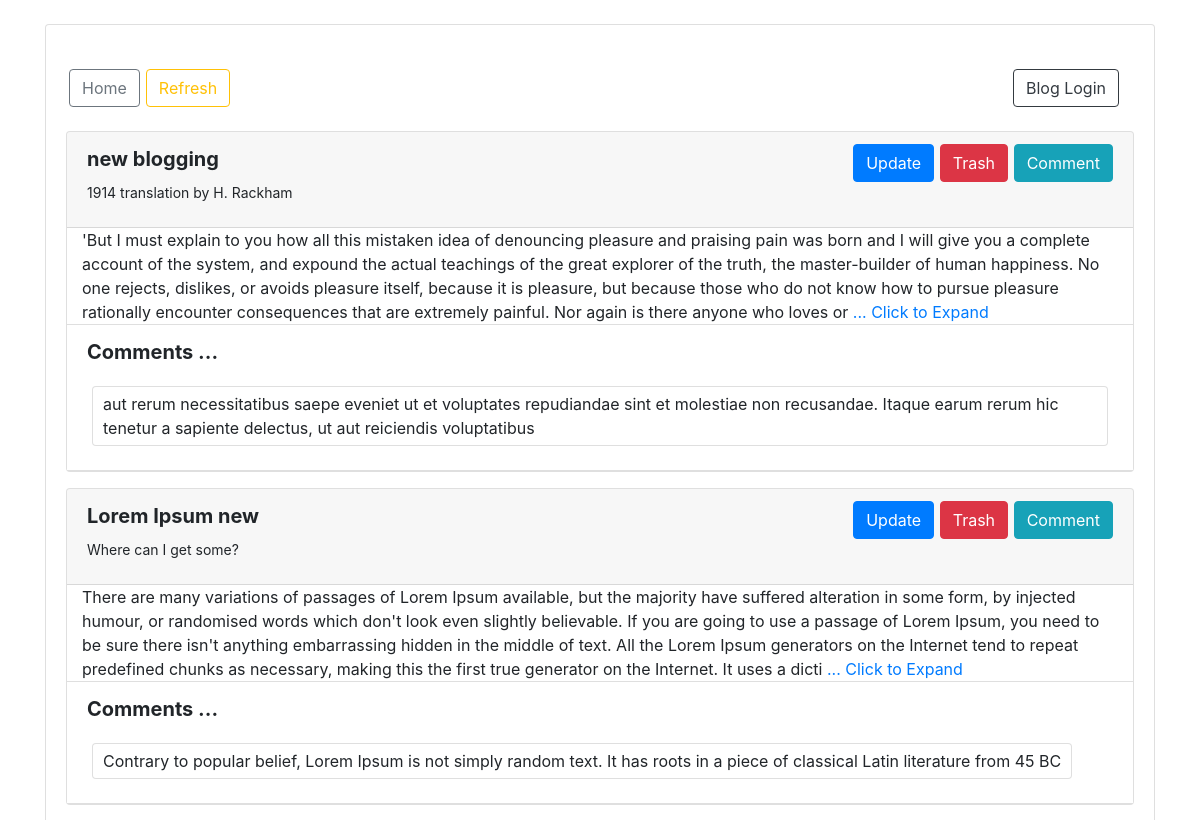
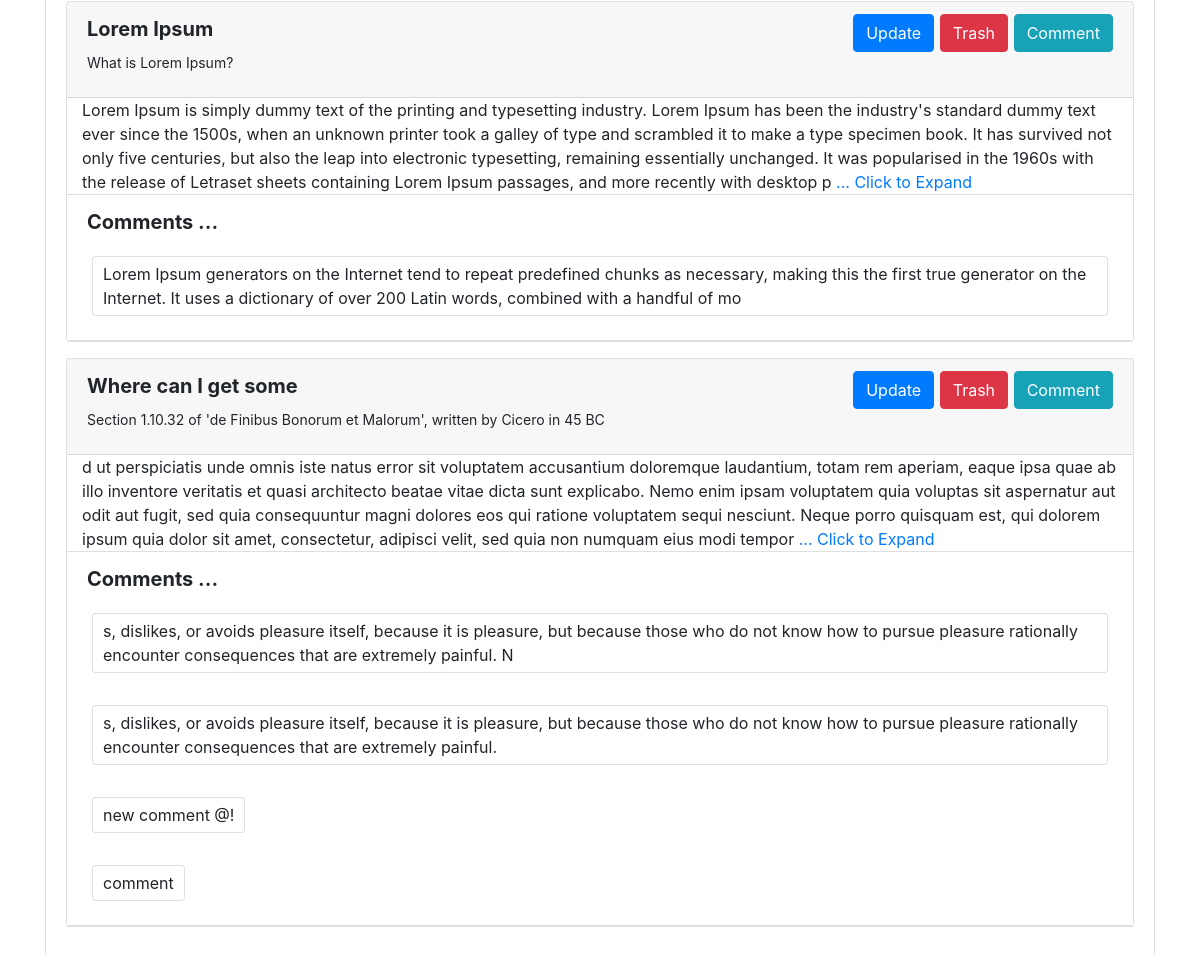
The page / on the database its author committed (2 pictures, top to bottom).
### tables this page shows
CREATE TABLE blogs(id INTEGER PRIMARY KEY AUTOINCREMENT,title TEXT, subtitle TEXT, post TEXT);

CREATE TABLE comments(id INTEGER PRIMARY KEY AUTOINCREMENT,title TEXT, comment TEXT);

### app.py (the view)
@app.route('/', methods=['GET', 'POST'])
def rootAction():
  db = sqlite3.connect('blogger.db')
  cursor = db.cursor()
  cursor.execute('SELECT * FROM blogs ORDER BY id DESC')
  posts = cursor.fetchall()
  cursor.execute('SELECT * FROM comments ORDER BY id ASC')
  comments = cursor.fetchall()
  db.close()
  return render_template('postLoader.html', posts=posts, comments=comments)

### templates/postLoader.html
{% extends 'baseDesign.html' %}
{% block body %}
<div class="container">
  <div class="row">
    <div class="col">
      <div class="card mt-4">
        <div class="card-body" style="margin: 8px 0px; font-size: 20px;">
        <div class="row" style="margin: 8px 0px; font-size: 20px;">
          <a class="btn btn-outline-secondary" href="/" style="margin: 8px 3px;">Home</a>
          <a class="btn btn-outline-warning" href="/refreshPost " style="margin: 8px 3px;">Refresh</a>
          <div class="col text-right">
            <a class="btn btn-outline-dark text-left" href="/login" style="margin: 8px 0px;">Blog Login</a>
          </div>
        </div>
          {% for post in posts %}
            <div class="card mt-3">
              <div class="card-header">
                <div class="row">
                  <div class="col"><strong>{{post[1]}}</strong></div>
                  <div class="col text-right">
                    <a class="btn btn-primary" href="/edit?title={{post[1]}}&subtitle={{post[2]}}&post={{post[3]}}&_id={{post[0]}} " >Update</a>
                    <a class="btn btn-danger" href=" /trashPost/{{post[0]}} ">Trash</a>
                    <a class="btn btn-info" href="/comment/{{post[1]}} ">Comment</a>
                  </div>
                </div>
                <div class="row">
                  <div class="card-title" style="padding: 0px 15px; font-size: 14px;">
                    {{post[2]}}
                  </div>
                </div>
              </div>
              <div class="card-body" style="padding: 0px 15px; font-size: 16px;">
                {{post[3][0:500]}}
                <a href="/post/{{post[0]}}">... Click to Expand</a>
              </div>
              <div class="row">
                <div class="col">
                  <div class="card-footer" style="background-color: #fff;">
                    <strong>Comments ...</strong>
                  </div>
                </div>
              </div>
              {% for comment in comments %}
                {% if post[1]==comment[1] %}
                  <div class="row" style="margin-top: -17px;">
                    <div class="col">
                      <div class="card-header" style="background-color: #fff;">
                        <div class="row" style="padding: 7px 15px; font-size: 16px;">
                          <div class="card mt-8" style="background-color: #fff; padding: 5px 10px; margin: 5px 5px;">
                            {{ comment[2] }}
                          </div>
                        </div>
                      </div>
                    </div>
                  </div>
                {% else %}
                  {{ super() }}
                {% endif %}
              {% endfor %}
            </div>
          {% endfor %}
        </div>
      </div>
    </div>
  </div>
</div>
{% endblock %}

### templates/baseDesign.html (shortened to what this page needs)
<!DOCTYPE html>
<html>
  <head>
    <link rel="stylesheet" href="https://stackpath.bootstrapcdn.com/bootstrap/4.5.2/css/bootstrap.min.css">
    <link rel="stylesheet" src="templates/style.css">
  </head>
  <body>
    {% block body %}{% endblock %}
  </body>
</html>

### rows shown on the page
blogs: title "new blogging", subtitle "1914 translation by H. Rackham", post "'But I must explain to you how all this mistaken idea of denouncing pleasure and praising pain was born and I will give you a complete account of the system, and expound the actual teachings of the great explorer of the truth, the master-builder of human happiness. No one rejects, dislikes, or avoids pleasure itself, because it is pleasure, but because those who do not know how to pursue pleasure rationally encounter consequences that are extremely painful. Nor again is there anyone who loves or"
comments: comment "aut rerum necessitatibus saepe eveniet ut et voluptates repudiandae sint et molestiae non recusandae. Itaque earum rerum hic tenetur a sapiente delectus, ut aut reiciendis voluptatibus"
blogs: title "Lorem Ipsum new", subtitle "Where can I get some?", post "There are many variations of passages of Lorem Ipsum available, but the majority have suffered alteration in some form, by injected humour, or randomised words which don't look even slightly believable. If you are going to use a passage of Lorem Ipsum, you need to be sure there isn't anything embarrassing hidden in the middle of text. All the Lorem Ipsum generators on the Internet tend to repeat predefined chunks as necessary, making this the first true generator on the Internet. It uses a dicti"
comments: comment "Contrary to popular belief, Lorem Ipsum is not simply random text. It has roots in a piece of classical Latin literature from 45 BC"
blogs: title "Lorem Ipsum", subtitle "What is Lorem Ipsum?", post "Lorem Ipsum is simply dummy text of the printing and typesetting industry. Lorem Ipsum has been the industry's standard dummy text ever since the 1500s, when an unknown printer took a galley of type and scrambled it to make a type specimen book. It has survived not only five centuries, but also the leap into electronic typesetting, remaining essentially unchanged. It was popularised in the 1960s with the release of Letraset sheets containing Lorem Ipsum passages, and more recently with desktop p"
comments: comment "Lorem Ipsum generators on the Internet tend to repeat predefined chunks as necessary, making this the first true generator on the Internet. It uses a dictionary of over 200 Latin words, combined with a handful of mo"
blogs: title "Where can I get some", subtitle "Section 1.10.32 of 'de Finibus Bonorum et Malorum', written by Cicero in 45 BC", post "d ut perspiciatis unde omnis iste natus error sit voluptatem accusantium doloremque laudantium, totam rem aperiam, eaque ipsa quae ab illo inventore veritatis et quasi architecto beatae vitae dicta sunt explicabo. Nemo enim ipsam voluptatem quia voluptas sit aspernatur aut odit aut fugit, sed quia consequuntur magni dolores eos qui ratione voluptatem sequi nesciunt. Neque porro quisquam est, qui dolorem ipsum quia dolor sit amet, consectetur, adipisci velit, sed quia non numquam eius modi tempor"
comments: comment "s, dislikes, or avoids pleasure itself, because it is pleasure, but because those who do not know how to pursue pleasure rationally encounter consequences that are extremely painful. N"
comments: comment "s, dislikes, or avoids pleasure itself, because it is pleasure, but because those who do not know how to pursue pleasure rationally encounter consequences that are extremely painful."
comments: comment "new comment @!"
comments: comment "comment"
